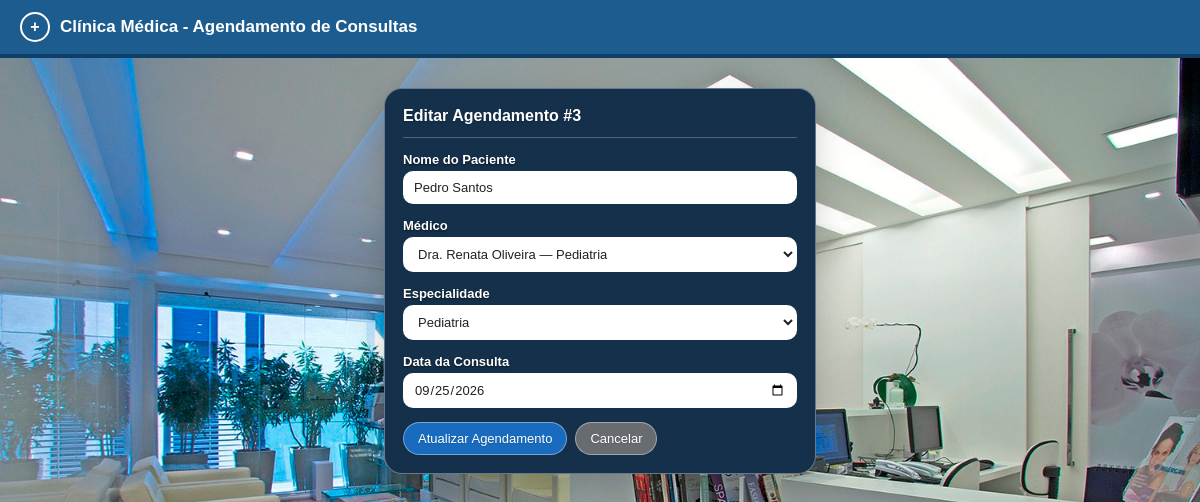
The app's page /editar.php?id=3 with its own data.
### tables this page shows
CREATE TABLE `agendamentos` (
  `id` int(11) NOT NULL AUTO_INCREMENT,
  `paciente` varchar(120) NOT NULL,
  `medico` varchar(120) NOT NULL,
  `especialidade` varchar(80) NOT NULL,
  `data_consulta` date NOT NULL,
  PRIMARY KEY (`id`)
);

### opcoes.php (called while the page is built)
<?php
$medicos = [
    'Dr. Carlos Almeida' => 'Dermatologia',
    'Dra. Fernanda Lima' => 'Cardiologia',
    'Dr. Rafael Costa' => 'Ortopedia',
    'Dra. Renata Oliveira' => 'Pediatria',
    'Dr. Bruno Martins' => 'Neurologia',
    'Dra. Juliana Rocha' => 'Ginecologia',
    'Dr. André Pereira' => 'Clínico Geral',
];
$especialidades = [
    'Cardiologia',
    'Dermatologia',
    'Pediatria',
    'Ortopedia',
    'Neurologia',
    'Ginecologia',
    'Oftalmologia',
    'Clínico Geral',
];

### editar.php (the view, shortened to what this page needs)
<?php
require_once 'conexao.php';
require_once 'opcoes.php';
$id = $_GET['id'];
$stmt = $pdo->prepare("SELECT * FROM agendamentos WHERE id = ?");
$stmt->execute([$id]);
$agendamento = $stmt->fetch(PDO::FETCH_ASSOC);
?>
<!DOCTYPE html>
<html lang="pt-BR">
<head>
    <link rel="stylesheet" href="style.css">
</head>
<body>
    <header>
        <span class="simbolo">+</span>
        <h1>Clínica Médica - Agendamento de Consultas</h1>
    </header>
    <main class="form-largura">
        <div class="card">
            <div class="toolbar">
                <h2>Editar Agendamento <?= '#' . $agendamento['id'] ?></h2>
            </div>
            <form method="POST" action="">
                <div class="campo">
                    <label for="paciente">Nome do Paciente</label>
                    <input type="text" id="paciente" name="paciente" required
                           value="<?= htmlspecialchars($agendamento['paciente']) ?>">
                </div>
                <div class="campo">
                    <label for="medico">Médico</label>
                    <select id="medico" name="medico" required>
                        <?php foreach ($medicos as $nome => $esp): ?>
                            <option value="<?= htmlspecialchars($nome) ?>"
                                    data-especialidade="<?= htmlspecialchars($esp) ?>"
                                    <?= $nome === $agendamento['medico'] ? 'selected' : '' ?>>
                                <?= htmlspecialchars($nome) ?> — <?= htmlspecialchars($esp) ?>
                            </option>
                        <?php endforeach; ?>
                    </select>
                </div>
                <div class="campo">
                    <label for="especialidade">Especialidade</label>
                    <select id="especialidade" name="especialidade" required>
                        <?php foreach ($especialidades as $esp): ?>
                            <option value="<?= htmlspecialchars($esp) ?>"
                                    <?= $esp === $agendamento['especialidade'] ? 'selected' : '' ?>>
                                <?= htmlspecialchars($esp) ?>
                            </option>
                        <?php endforeach; ?>
                    </select>
                </div>
                <div class="campo">
                    <label for="data_consulta">Data da Consulta</label>
                    <input type="date" id="data_consulta" name="data_consulta" required
                           value="<?= htmlspecialchars($agendamento['data_consulta']) ?>">
                </div>
                <div class="acoes-form">
                    <button type="submit" class="botao botao_azul">Atualizar Agendamento</button>
                    <a href="index.php" class="botao botao_cinza">Cancelar</a>
                </div>
            </form>
        </div>
    </main>
</body>
</html>

### style.css (style rules this page uses)
* { margin: 0; padding: 0; box-sizing: border-box; }
body { font-family: Arial, Helvetica, sans-serif; color: #fff; min-height: 100vh; background: url('img/image.png') center/cover no-repeat fixed; }
header { background: #1d5c8f; color: #fff; padding: 12px 20px; display: flex; align-items: center; gap: 10px; border-bottom: 4px solid #0f3e66; }
header .simbolo { width: 30px; height: 30px; border: 2px solid #fff; border-radius: 50%; display: flex; align-items: center; justify-content: center; font-weight: bold; font-size: 16px; }
header h1 { font-size: 17px; }
main { max-width: 900px; margin: 30px auto; padding: 0 14px; }
.card { background: #14304a; border: 1px solid rgba(255, 255, 255, 0.35); border-radius: 18px; padding: 18px; box-shadow: 0 12px 32px rgba(0, 0, 0, 0.18); }
.toolbar { display: flex; justify-content: space-between; align-items: center; margin-bottom: 14px; padding-bottom: 12px; border-bottom: 1px solid rgba(255, 255, 255, 0.25); flex-wrap: wrap; gap: 10px; }
.toolbar h2 { font-size: 16px; color: #fff; text-shadow: 0 1px 2px rgba(0, 0, 0, 0.2); }
.botao { display: inline-block; padding: 8px 14px; border: 1px solid rgba(255, 255, 255, 0.4); border-radius: 999px; font-size: 13px; font-family: inherit; text-decoration: none; cursor: pointer; color: #fff; text-shadow: 0 1px 1px rgba(0, 0, 0, 0.15); transition: background 0.15s; }
.botao_azul { background: rgba(25, 118, 210, 0.85); }
.botao_cinza { background: rgba(119, 119, 119, 0.85); }
.form-largura { max-width: 460px; }
.campo { margin-bottom: 14px; }
.campo label { display: block; font-size: 13px; font-weight: bold; margin-bottom: 4px; color: #fff; text-shadow: 0 1px 2px rgba(0, 0, 0, 0.6); }
.campo input, .campo select { width: 100%; padding: 8px 10px; border: 1px solid rgba(255, 255, 255, 0.35); border-radius: 10px; font-size: 13px; font-family: inherit; background: #fff; color: #222; outline: none; }
.campo input::placeholder { color: rgba(0, 0, 0, 0.5); }
.campo select option { color: #222; background: #fff; }
.acoes-form { display: flex; gap: 8px; margin-top: 14px; }

### records on screen
agendamentos: id "3", paciente "Pedro Santos", medico "Dra. Renata Oliveira — Pediatria", especialidade "Pediatria", data_consulta "09/25/2026"
